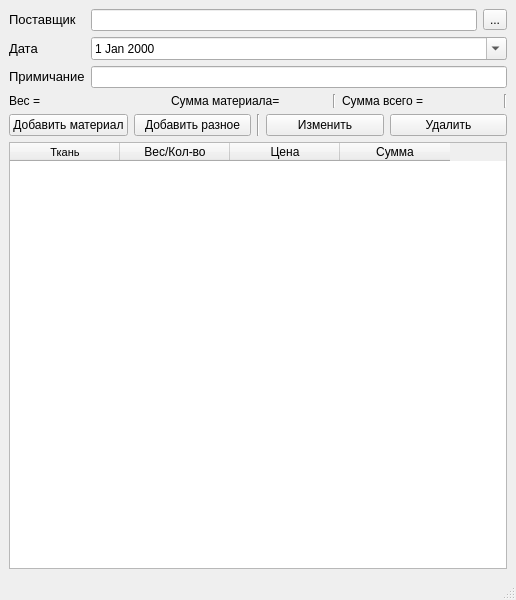
<?xml version="1.0" encoding="UTF-8"?>
<ui version="4.0">
 <class>MainWindow</class>
 <widget class="QMainWindow" name="MainWindow">
  <property name="geometry">
   <rect>
    <x>0</x>
    <y>0</y>
    <width>516</width>
    <height>600</height>
   </rect>
  </property>
  <property name="windowTitle">
   <string>MainWindow</string>
  </property>
  <widget class="QWidget" name="centralwidget">
   <layout class="QGridLayout" name="gridLayout">
    <item row="1" column="1" colspan="2">
     <widget class="QDateEdit" name="de_data">
      <property name="wrapping">
       <bool>false</bool>
      </property>
      <property name="readOnly">
       <bool>false</bool>
      </property>
      <property name="accelerated">
       <bool>false</bool>
      </property>
      <property name="dateTime">
       <datetime>
        <hour>0</hour>
        <minute>0</minute>
        <second>0</second>
        <year>2000</year>
        <month>1</month>
        <day>1</day>
       </datetime>
      </property>
      <property name="calendarPopup">
       <bool>true</bool>
      </property>
     </widget>
    </item>
    <item row="0" column="2">
     <widget class="QToolButton" name="bu_set_provider">
      <property name="text">
       <string>...</string>
      </property>
     </widget>
    </item>
    <item row="2" column="0">
     <widget class="QLabel" name="label_3">
      <property name="text">
       <string>&lt;html&gt;&lt;head/&gt;&lt;body&gt;&lt;p&gt;&lt;span style=&quot; font-size:10pt;&quot;&gt;Примичание&lt;/span&gt;&lt;/p&gt;&lt;/body&gt;&lt;/html&gt;</string>
      </property>
     </widget>
    </item>
    <item row="1" column="0">
     <widget class="QLabel" name="label_2">
      <property name="text">
       <string>&lt;html&gt;&lt;head/&gt;&lt;body&gt;&lt;p&gt;&lt;span style=&quot; font-size:10pt;&quot;&gt;Дата&lt;/span&gt;&lt;/p&gt;&lt;/body&gt;&lt;/html&gt;</string>
      </property>
     </widget>
    </item>
    <item row="0" column="1">
     <widget class="QLineEdit" name="le_provider"/>
    </item>
    <item row="0" column="0">
     <widget class="QLabel" name="label">
      <property name="text">
       <string>&lt;html&gt;&lt;head/&gt;&lt;body&gt;&lt;p&gt;&lt;span style=&quot; font-size:10pt;&quot;&gt;Поставщик&lt;/span&gt;&lt;/p&gt;&lt;/body&gt;&lt;/html&gt;</string>
      </property>
     </widget>
    </item>
    <item row="3" column="0" colspan="3">
     <layout class="QHBoxLayout" name="horizontalLayout_5">
      <item>
       <widget class="QLabel" name="la_sum_weight_3">
        <property name="text">
         <string>&lt;html&gt;&lt;head/&gt;&lt;body&gt;&lt;p&gt;Вес = &lt;/p&gt;&lt;/body&gt;&lt;/html&gt;</string>
        </property>
       </widget>
      </item>
      <item>
       <widget class="QLabel" name="la_sum_material_3">
        <property name="text">
         <string>&lt;html&gt;&lt;head/&gt;&lt;body&gt;&lt;p&gt;Сумма материала= &lt;/p&gt;&lt;/body&gt;&lt;/html&gt;</string>
        </property>
       </widget>
      </item>
      <item>
       <widget class="Line" name="line_7">
        <property name="orientation">
         <enum>Qt::Vertical</enum>
        </property>
       </widget>
      </item>
      <item>
       <widget class="QLabel" name="la_sum_3">
        <property name="text">
         <string>&lt;html&gt;&lt;head/&gt;&lt;body&gt;&lt;p&gt;Сумма всего = &lt;/p&gt;&lt;/body&gt;&lt;/html&gt;</string>
        </property>
       </widget>
      </item>
      <item>
       <widget class="Line" name="line_8">
        <property name="orientation">
         <enum>Qt::Vertical</enum>
        </property>
       </widget>
      </item>
     </layout>
    </item>
    <item row="4" column="0" colspan="3">
     <layout class="QHBoxLayout" name="horizontalLayout_6">
      <item>
       <widget class="QPushButton" name="bu_set_material_3">
        <property name="text">
         <string>Добавить материал</string>
        </property>
       </widget>
      </item>
      <item>
       <widget class="QPushButton" name="bu_set_comparing_3">
        <property name="text">
         <string>Добавить разное</string>
        </property>
       </widget>
      </item>
      <item>
       <widget class="Line" name="line_9">
        <property name="orientation">
         <enum>Qt::Vertical</enum>
        </property>
       </widget>
      </item>
      <item>
       <widget class="QPushButton" name="bu_change_3">
        <property name="text">
         <string>Изменить</string>
        </property>
       </widget>
      </item>
      <item>
       <widget class="QPushButton" name="bu_del_3">
        <property name="text">
         <string>Удалить</string>
        </property>
       </widget>
      </item>
     </layout>
    </item>
    <item row="5" column="0" colspan="3">
     <widget class="QTableWidget" name="tw_position">
      <property name="rowCount">
       <number>0</number>
      </property>
      <property name="columnCount">
       <number>4</number>
      </property>
      <attribute name="horizontalHeaderCascadingSectionResizes">
       <bool>false</bool>
      </attribute>
      <attribute name="horizontalHeaderDefaultSectionSize">
       <number>110</number>
      </attribute>
      <attribute name="verticalHeaderDefaultSectionSize">
       <number>23</number>
      </attribute>
      <column>
       <property name="text">
        <string>Ткань</string>
       </property>
       <property name="font">
        <font>
         <pointsize>8</pointsize>
        </font>
       </property>
      </column>
      <column>
       <property name="text">
        <string>Вес/Кол-во</string>
       </property>
      </column>
      <column>
       <property name="text">
        <string>Цена</string>
       </property>
      </column>
      <column>
       <property name="text">
        <string>Сумма</string>
       </property>
      </column>
     </widget>
    </item>
    <item row="2" column="1" colspan="2">
     <widget class="QLineEdit" name="le_note"/>
    </item>
   </layout>
  </widget>
  <widget class="QMenuBar" name="menubar">
   <property name="geometry">
    <rect>
     <x>0</x>
     <y>0</y>
     <width>516</width>
     <height>21</height>
    </rect>
   </property>
  </widget>
  <widget class="QStatusBar" name="statusbar"/>
 </widget>
 <resources/>
 <connections/>
</ui>
